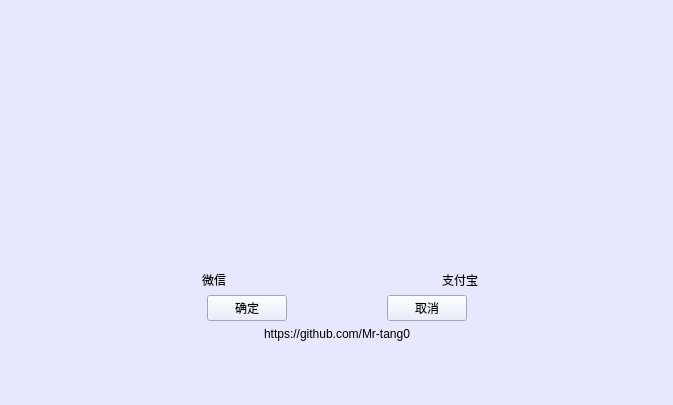
<?xml version="1.0" encoding="UTF-8"?>
<ui version="4.0">
 <class>donate</class>
 <widget class="QWidget" name="donate">
  <property name="geometry">
   <rect>
    <x>0</x>
    <y>0</y>
    <width>673</width>
    <height>405</height>
   </rect>
  </property>
  <property name="windowTitle">
   <string>Form</string>
  </property>
  <property name="styleSheet">
   <string notr="true">background-color: rgb(229, 232, 255);</string>
  </property>
  <layout class="QGridLayout" name="gridLayout">
   <item row="0" column="1">
    <spacer name="verticalSpacer_2">
     <property name="orientation">
      <enum>Qt::Vertical</enum>
     </property>
     <property name="sizeHint" stdset="0">
      <size>
       <width>20</width>
       <height>25</height>
      </size>
     </property>
    </spacer>
   </item>
   <item row="1" column="0">
    <spacer name="horizontalSpacer_4">
     <property name="orientation">
      <enum>Qt::Horizontal</enum>
     </property>
     <property name="sizeHint" stdset="0">
      <size>
       <width>79</width>
       <height>20</height>
      </size>
     </property>
    </spacer>
   </item>
   <item row="1" column="1">
    <layout class="QVBoxLayout" name="verticalLayout_3">
     <item>
      <layout class="QHBoxLayout" name="horizontalLayout">
       <item>
        <layout class="QVBoxLayout" name="verticalLayout">
         <item>
          <widget class="QWidget" name="wechat" native="true">
           <property name="minimumSize">
            <size>
             <width>200</width>
             <height>200</height>
            </size>
           </property>
           <property name="styleSheet">
            <string notr="true">background-image: url(:/new/prefix1/res/wechat.png);</string>
           </property>
          </widget>
         </item>
         <item>
          <widget class="QLabel" name="label">
           <property name="styleSheet">
            <string notr="true">font: 10pt &quot;幼圆&quot;;</string>
           </property>
           <property name="text">
            <string>微信</string>
           </property>
           <property name="alignment">
            <set>Qt::AlignCenter</set>
           </property>
          </widget>
         </item>
        </layout>
       </item>
       <item>
        <spacer name="horizontalSpacer">
         <property name="orientation">
          <enum>Qt::Horizontal</enum>
         </property>
         <property name="sizeHint" stdset="0">
          <size>
           <width>40</width>
           <height>20</height>
          </size>
         </property>
        </spacer>
       </item>
       <item>
        <layout class="QVBoxLayout" name="verticalLayout_2">
         <item>
          <widget class="QWidget" name="alipay" native="true">
           <property name="minimumSize">
            <size>
             <width>200</width>
             <height>200</height>
            </size>
           </property>
           <property name="styleSheet">
            <string notr="true">background-image: url(:/new/prefix1/res/alipay.png);</string>
           </property>
          </widget>
         </item>
         <item>
          <widget class="QLabel" name="label_2">
           <property name="styleSheet">
            <string notr="true">font: 10pt &quot;幼圆&quot;;</string>
           </property>
           <property name="text">
            <string>支付宝</string>
           </property>
           <property name="alignment">
            <set>Qt::AlignCenter</set>
           </property>
          </widget>
         </item>
        </layout>
       </item>
      </layout>
     </item>
     <item>
      <layout class="QHBoxLayout" name="horizontalLayout_2">
       <item>
        <spacer name="horizontalSpacer_2">
         <property name="orientation">
          <enum>Qt::Horizontal</enum>
         </property>
         <property name="sizeHint" stdset="0">
          <size>
           <width>40</width>
           <height>20</height>
          </size>
         </property>
        </spacer>
       </item>
       <item>
        <widget class="QPushButton" name="pushButton">
         <property name="styleSheet">
          <string notr="true">font: 10pt &quot;幼圆&quot;;</string>
         </property>
         <property name="text">
          <string>确定</string>
         </property>
        </widget>
       </item>
       <item>
        <spacer name="horizontalSpacer_6">
         <property name="orientation">
          <enum>Qt::Horizontal</enum>
         </property>
         <property name="sizeHint" stdset="0">
          <size>
           <width>40</width>
           <height>20</height>
          </size>
         </property>
        </spacer>
       </item>
       <item>
        <widget class="QPushButton" name="pushButton_2">
         <property name="styleSheet">
          <string notr="true">font: 10pt &quot;幼圆&quot;;</string>
         </property>
         <property name="text">
          <string>取消</string>
         </property>
        </widget>
       </item>
       <item>
        <spacer name="horizontalSpacer_3">
         <property name="orientation">
          <enum>Qt::Horizontal</enum>
         </property>
         <property name="sizeHint" stdset="0">
          <size>
           <width>40</width>
           <height>20</height>
          </size>
         </property>
        </spacer>
       </item>
      </layout>
     </item>
    </layout>
   </item>
   <item row="1" column="2">
    <spacer name="horizontalSpacer_5">
     <property name="orientation">
      <enum>Qt::Horizontal</enum>
     </property>
     <property name="sizeHint" stdset="0">
      <size>
       <width>78</width>
       <height>20</height>
      </size>
     </property>
    </spacer>
   </item>
   <item row="2" column="1">
    <widget class="QLabel" name="label_3">
     <property name="styleSheet">
      <string notr="true">font: 8pt &quot;幼圆&quot;;</string>
     </property>
     <property name="text">
      <string>https://github.com/Mr-tang0</string>
     </property>
     <property name="alignment">
      <set>Qt::AlignCenter</set>
     </property>
    </widget>
   </item>
   <item row="3" column="1">
    <spacer name="verticalSpacer">
     <property name="orientation">
      <enum>Qt::Vertical</enum>
     </property>
     <property name="sizeHint" stdset="0">
      <size>
       <width>20</width>
       <height>25</height>
      </size>
     </property>
    </spacer>
   </item>
  </layout>
 </widget>
 <resources/>
 <connections/>
</ui>
